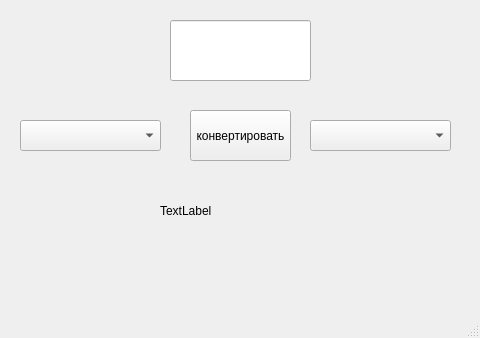
<?xml version="1.0" encoding="UTF-8"?>
<ui version="4.0">
 <class>MainWindow</class>
 <widget class="QMainWindow" name="MainWindow">
  <property name="geometry">
   <rect>
    <x>0</x>
    <y>0</y>
    <width>480</width>
    <height>338</height>
   </rect>
  </property>
  <property name="windowTitle">
   <string>MainWindow</string>
  </property>
  <widget class="QWidget" name="centralwidget">
   <widget class="QComboBox" name="comboBox_from">
    <property name="geometry">
     <rect>
      <x>20</x>
      <y>120</y>
      <width>141</width>
      <height>31</height>
     </rect>
    </property>
    <property name="currentText">
     <string/>
    </property>
   </widget>
   <widget class="QComboBox" name="comboBox_to">
    <property name="geometry">
     <rect>
      <x>310</x>
      <y>120</y>
      <width>141</width>
      <height>31</height>
     </rect>
    </property>
   </widget>
   <widget class="QLineEdit" name="lineEdit_amountlineEdit_amount">
    <property name="geometry">
     <rect>
      <x>170</x>
      <y>20</y>
      <width>141</width>
      <height>61</height>
     </rect>
    </property>
   </widget>
   <widget class="QPushButton" name="pushButton_convert">
    <property name="geometry">
     <rect>
      <x>190</x>
      <y>110</y>
      <width>101</width>
      <height>51</height>
     </rect>
    </property>
    <property name="text">
     <string>конвертировать</string>
    </property>
   </widget>
   <widget class="QLabel" name="label">
    <property name="geometry">
     <rect>
      <x>160</x>
      <y>180</y>
      <width>161</width>
      <height>61</height>
     </rect>
    </property>
    <property name="text">
     <string>TextLabel</string>
    </property>
   </widget>
  </widget>
  <widget class="QMenuBar" name="menubar">
   <property name="geometry">
    <rect>
     <x>0</x>
     <y>0</y>
     <width>480</width>
     <height>21</height>
    </rect>
   </property>
  </widget>
  <widget class="QStatusBar" name="statusbar"/>
 </widget>
 <resources/>
 <connections/>
</ui>
